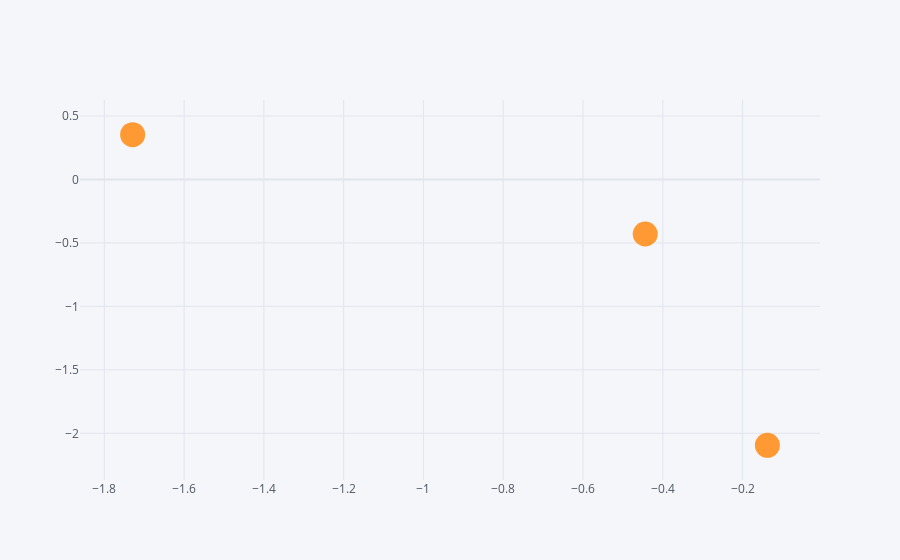

Notebook cell for this chart:
### Code cell
df.iplot(x ='a', y = 'b', mode = 'markers', size = 25)

### Figure 1 — Plotly figure (JSON) as saved in the notebook; plotly's stock layout.template omitted (floating-point values rounded to 4 significant figures)
{"data": [{"line": {"color": "rgba(255, 153, 51, 1.0)", "dash": "solid", "shape": "linear", "width": 1.3}, "marker": {"size": 25, "symbol": "circle"}, "mode": "markers", "name": "b", "text": "", "type": "scatter", "x": [-1.729, -0.4441, -0.1379], "y": [0.3532, -0.4296, -2.095]}], "layout": {"legend": {"bgcolor": "#F5F6F9", "font": {"color": "#4D5663"}}, "paper_bgcolor": "#F5F6F9", "plot_bgcolor": "#F5F6F9", "title": {"font": {"color": "#4D5663"}}, "xaxis": {"gridcolor": "#E1E5ED", "showgrid": true, "tickfont": {"color": "#4D5663"}, "title": {"font": {"color": "#4D5663"}, "text": ""}, "zerolinecolor": "#E1E5ED"}, "yaxis": {"gridcolor": "#E1E5ED", "showgrid": true, "tickfont": {"color": "#4D5663"}, "title": {"font": {"color": "#4D5663"}, "text": ""}, "zerolinecolor": "#E1E5ED"}}}
